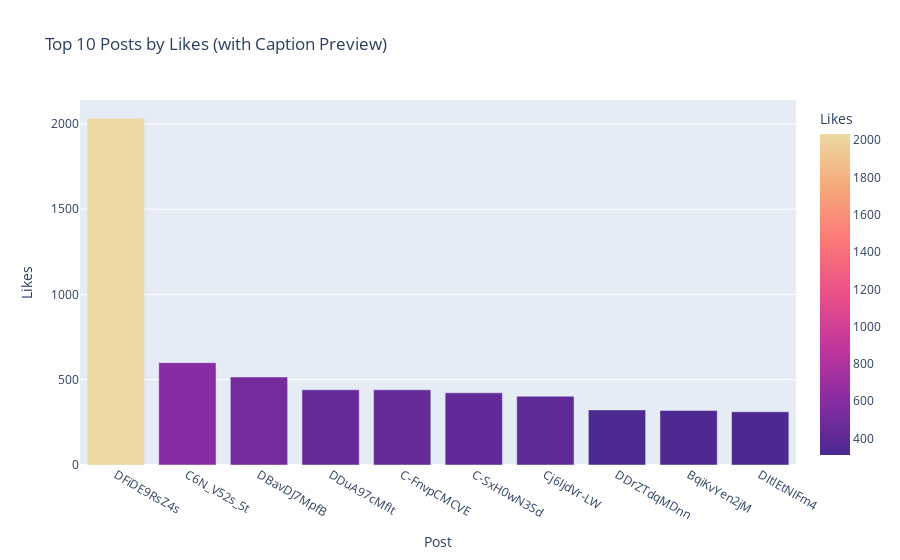

Notebook source saved alongside this figure:
### Markdown cell above
#### Top Posts based on Likes

### Code cell
top_posts_likes = session.query(
    Post.shortcode,
    Post.like_count,
    Post.engagement_score_view,
    Post.comment_count,
    Post.caption
).order_by(Post.like_count.desc()).limit(10).all()

df = pd.DataFrame(top_posts_likes, columns=["Shortcode", "Likes", "Engagement Score", "Comments", "Caption"])

df["Caption Preview"] = df["Caption"].fillna("").apply(lambda x: x[:100] + "..." if len(x) > 100 else x)

fig = px.bar(
    df,
    x="Shortcode",
    y="Likes",
    hover_data={
        "Shortcode": True,
        "Likes": True,
        "Engagement Score": True,
        "Comments": True,
        "Caption Preview": True
    },
    title="Top 10 Posts by Likes (with Caption Preview)",
    labels={"Shortcode": "Post", "Likes": "Likes"},
    color="Likes",
    color_continuous_scale="Agsunset"
)

fig.show()

### Figure 1 — Plotly figure (JSON) as saved in the notebook; plotly's stock layout.template omitted (floating-point values rounded to 4 significant figures)
{"data": [{"customdata": [[null, 39, "Milljiune Leit in Trier bei der Demo „Wir sind die Brandmauer - gegen jede Zusammenarbeit mit Rechts..."], [26174, 13, "Ihr herzallerliebsten KnöpfchenDrückerInnen! Unsere EP „No Future Kid“ ist erschienen! 🔥🔥🔥\n\nIhr könn..."], [11614, 14, "Hallo und schön, dass du uns gefunden hast 🥰 Wir sind die junge #punkband Dorfterror aus Oberbillig ..."], [11858, 11, "Wir haben da noch ein kleines Throwback-Reel für euch vom Birthday Bash im @juz_burglengenfeld von @..."], [11668, 19, "Hey Leute! 🎸\nIch bin Chili / Julia, die neue Bassistin bei Dorfterror! Es ist mir eine riesige Freud..."], [null, 8, "Nichts ist so beständig wie die Veränderung, und daher haben wir jetzt auch wieder neue Bandfotos am..."], [null, 91, "#fcknzs #keinbockaufnazis #fckfascism #fckdeutschrock #grauzone #fckgrauzone #fckafd #keinfussbreitd..."], [null, 43, "Das Jahr neigt sich dem Ende zu und wir möchten euch einen kleinen Ausblick auf 2025 geben. Manche h..."], [null, 9, "Bis gleich in der Halle...\n#dorfterroristen #dorfterror #punk #punkband #feinesahnefischfilet"], [null, 17, "Zwischen Tour und Festivals passt immer noch ein Studio! Wir haben die Zeit genutzt, um im @tonstudi..."]], "hovertemplate": "Post=%{x}<br>Likes=%{marker.color}<br>Engagement Score=%{customdata[0]}<br>Comments=%{customdata[1]}<br>Caption Preview=%{customdata[2]}<extra></extra>", "legendgroup": "", "marker": {"color": [2033, 600, 516, 441, 441, 423, 403, 323, 320, 312], "coloraxis": "coloraxis", "pattern": {"shape": ""}}, "name": "", "orientation": "v", "showlegend": false, "textposition": "auto", "type": "bar", "x": ["DFiDE9RsZ4s", "C6N_V52s_5t", "DBavDJ7MpfB", "DDuA97cMfIt", "C-FnvpCMCVE", "C-SxH0wN3Sd", "Cj6IjdVr-LW", "DDrZTdqMDnn", "BqiKvYen2jM", "DItlEtNIFm4"], "xaxis": "x", "y": [2033, 600, 516, 441, 441, 423, 403, 323, 320, 312], "yaxis": "y"}], "layout": {"barmode": "relative", "coloraxis": {"colorbar": {"title": {"text": "Likes"}}, "colorscale": [[0, "rgb(75, 41, 145)"], [0.1667, "rgb(135, 44, 162)"], [0.3333, "rgb(192, 54, 157)"], [0.5, "rgb(234, 79, 136)"], [0.6667, "rgb(250, 120, 118)"], [0.8333, "rgb(246, 169, 122)"], [1, "rgb(237, 217, 163)"]]}, "legend": {"tracegroupgap": 0}, "title": {"text": "Top 10 Posts by Likes (with Caption Preview)"}, "xaxis": {"anchor": "y", "domain": [0, 1], "title": {"text": "Post"}}, "yaxis": {"anchor": "x", "domain": [0, 1], "title": {"text": "Likes"}}}}
